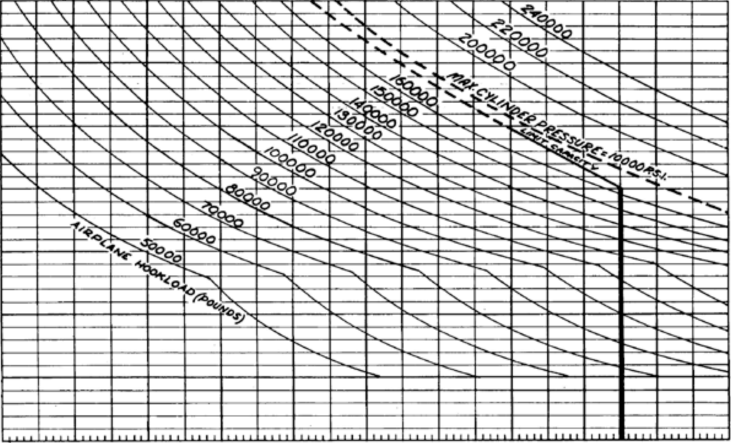
%> input picture Misc/arrestment.png, 1462 x 886 px (shown at 1/2 size)
$ octave arrestment_fit.m   (GNU Octave 9; MATLAB toolbox functions it lacks are replaced by stand-ins)
%> lines starting %> are read from the running program, lines starting %| are printed output that depends on the picture
%% Load datapoints and image
pos = load("arrestment_points.mat").pos;

img_file = "/Users/michaelchen/UMich/Class/F25/Aero_481/Misc/arrestment.png";
img = imread(img_file);
%> img is the input picture: size 886x1462x3 uint8; min 0, max 255, mean 208.3
img = img(end:-1:1, :, :);
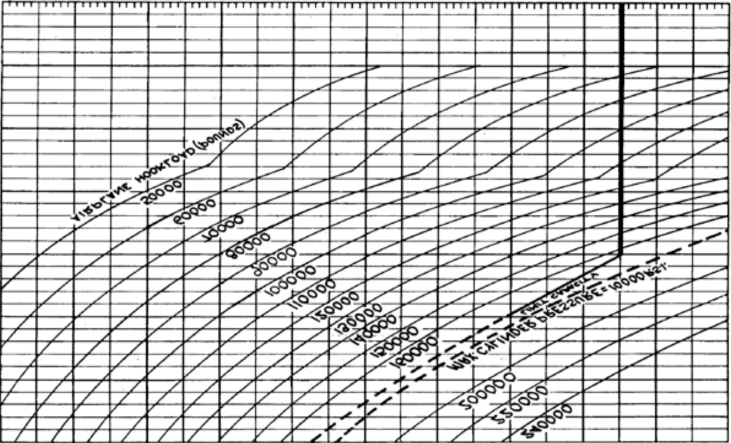
%> img: size 886x1462x3 uint8 (shown at 1/2 size); min 0, max 255, mean 208.3; mean of the top-left, top-right, bottom-left and bottom-right quarters 217, 208.5, 206.4, 201.3

%% Fit function
p = polyfit(pos(:, 2), pos(:, 1), 2);
save("arrestment_p.mat", "p");

%% Plot
xmin = 60;
xmax = 160;
ymin = 0;
ymax = 70000;

W = linspace(40000, 70000, 100);

figure(1);
clf;
imagesc([xmin xmax], [ymin ymax], img);
hold on;
plot(polyval(p, W), W, "-b", "LineWidth", 1);

set(gca, 'YDir', 'normal');
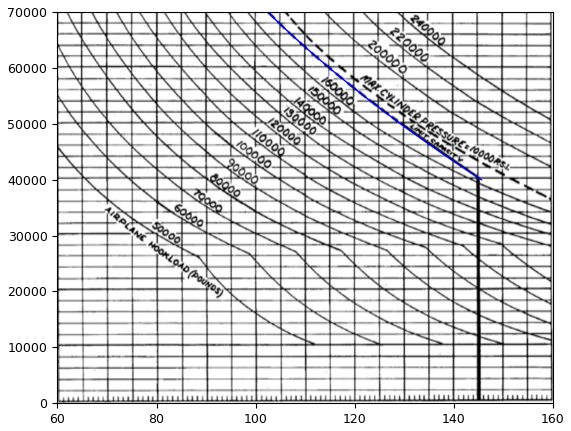
%> figure redrawn from the program's plot data
